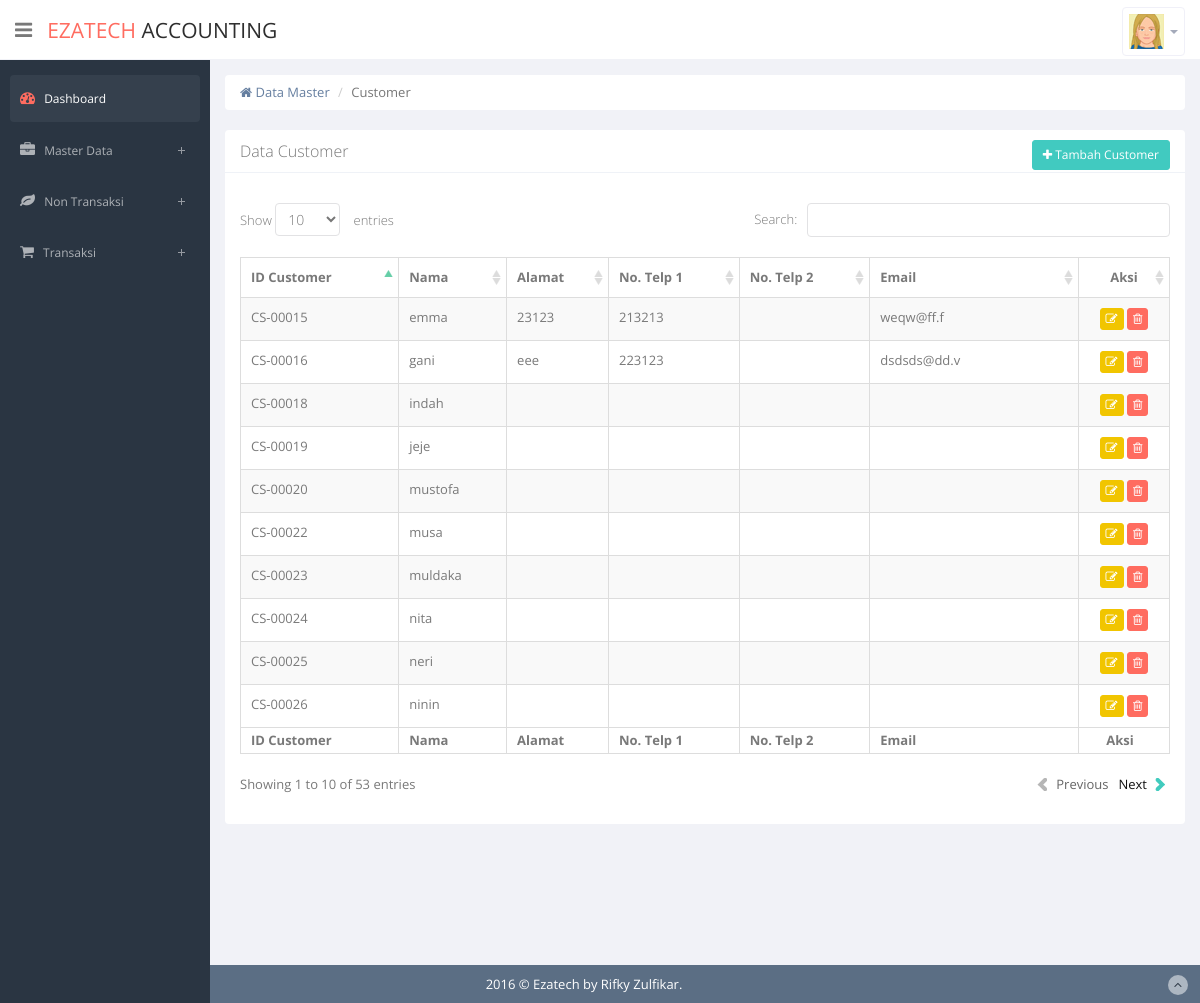
The app's page /index.php/customer with its own data.
### tables this page shows
CREATE TABLE `t_customer` (
  `kd_customer` varchar(20) NOT NULL DEFAULT '',
  `nama_customer` varchar(50) DEFAULT NULL,
  `alamat` varchar(100) DEFAULT NULL,
  `no_telp1` varchar(20) DEFAULT NULL,
  `no_telp2` varchar(20) DEFAULT NULL,
  `email` varchar(20) DEFAULT NULL,
  `hapus` int(1) NOT NULL,
  PRIMARY KEY (`kd_customer`)
);

### application/controllers/Customer.php (called while the page is built, shortened)
<?php
class Customer extends CI_Controller {
	public function __construct()
 	{
 		$this->load->library('session');
    $this->load->model('m_customer');
 	}
	public function index()
	{
    $data['customer'] = $this->m_customer->getData()->result();
		if ($this->session->flashdata('info') !== null)
    {
      $data['info'] = $this->session->flashdata('info');
      $data['info_type'] = $this->session->flashdata('info_type');
      $data['info_pesan'] = $this->session->flashdata('info_pesan');
      $this->load->view('admin/master/customer/view',$data);
		}
    else
    {
      $this->load->view('admin/master/customer/view',$data);
		}
	}
}

### index.php (called while the page is built, shortened)
<?php
require_once BASEPATH.'core/CodeIgniter.php';

### application/models/M_customer.php (called while the page is built, shortened)
<?php
	class M_customer extends CI_Model {
		public function getData() {
			$query = "SELECT * FROM t_customer WHERE hapus = '0';";
			return $this->db->query($query);
		}
	}
?>

### application/views/admin/master/customer/view.php (the view, shortened to what this page needs)
<?php
	include(__DIR__ . "/../../head.php");
	include(__DIR__ . "/../../header.php");
	include(__DIR__ . "/../../sidebar.php");
?>
<section id="main-content">
	<section class="wrapper site-min-height">
		<div class="row">
			<div class="col-lg-12">
				<ul class="breadcrumb">
					<li><a href="#"><i class="fa fa-home"></i> Data Master</a></li>
					<li class="active">Customer</li>
				</ul>
			</div>
		</div>
		<div class="row">
			<div class="col-sm-12">
				<section class="panel">
					<header class="panel-heading">
						Data Customer
						<a href="<?=base_url()?>index.php/customer/tambah/" class="btn btn-primary btn-sm pull-right">
							<i class="fa fa-plus"></i> Tambah Customer
						</a>
					</header>
					<div class="panel-body">
						<div class="adv-table">
							<table class="display table table-bordered table-striped" id="tabelData">
								<thead>
									<tr>
										<th>ID Customer</th>
										<th>Nama</th>
										<th>Alamat</th>
										<th>No. Telp 1</th>
										<th>No. Telp 2</th>
										<th>Email</th>
										<th class="text-center">Aksi</th>
									</tr>
								</thead>
								<tbody>
									<?php foreach ($customer as $row) : ?>
									<tr>
										<td><?=$row->kd_customer?></td>
										<td><?=$row->nama_customer?></td>
										<td><?=$row->alamat?></td>
										<td><?=$row->no_telp1?></td>
										<td><?=$row->no_telp2?></td>
										<td><?=$row->email?></td>
										<td class="center hidden-phone">
											<a href="<?=base_url()?>index.php/customer/ubah/?id=<?=$row->kd_customer?>" class="btn btn-warning btn-xs tooltips" data-placement="top" data-toggle="tooltip" data-original-title="Ubah Data"><i class="fa fa-edit"></i></a>
											<a href="<?=base_url()?>index.php/customer/hapus/?id=<?=$row->kd_customer?>" class="btn btn-danger btn-xs tooltips" data-placement="top" data-toggle="tooltip" data-original-title="Hapus Data" onclick="return confirm('Anda yakin menghapus data ID <?=$row->kd_customer?>')"><i class="fa fa-trash-o"></i></a>
										</td>
									</tr>
									<?php endforeach; ?>
								</tbody>
								<tfoot>
									<tr>
										<th>ID Customer</th>
										<th>Nama</th>
										<th>Alamat</th>
										<th>No. Telp 1</th>
										<th>No. Telp 2</th>
										<th>Email</th>
										<th class="text-center">Aksi</th>
								</tfoot>
							</table>
						</div>
					</div>
				</section>
			</div>
		</div>
	</section>
</section>
<?php
	include(__DIR__ . "/../../footer.php");
?>
</body>
</html>

### records on screen
t_customer: kd_customer "CS-00015", nama_customer "emma", alamat "23123", no_telp1 "213213", email "weqw@ff.f"
t_customer: kd_customer "CS-00016", nama_customer "gani", alamat "eee", no_telp1 "223123", email "dsdsds@dd.v"
t_customer: kd_customer "CS-00018", nama_customer "indah"
t_customer: kd_customer "CS-00019", nama_customer "jeje"
t_customer: kd_customer "CS-00020", nama_customer "mustofa"
t_customer: kd_customer "CS-00022", nama_customer "musa"
t_customer: kd_customer "CS-00023", nama_customer "muldaka"
t_customer: kd_customer "CS-00024", nama_customer "nita"
t_customer: kd_customer "CS-00025", nama_customer "neri"
t_customer: kd_customer "CS-00026", nama_customer "ninin"
